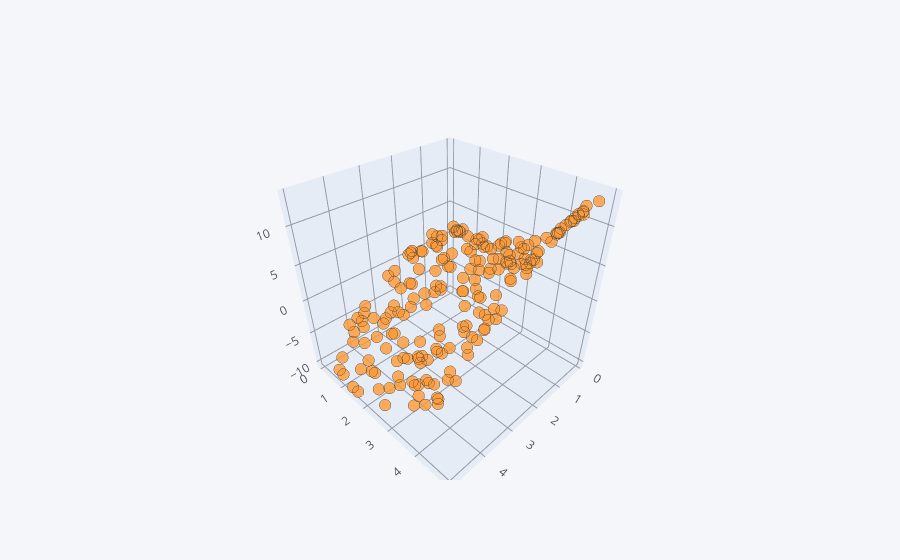

The cell this chart's notebook holds for it:
### Code cell
df = pd.DataFrame({'x1': x1, 'x2': x2, 'y': y, 'text': '', 'categories': ''})
df.iplot(kind='scatter3d', x='x1', y='x2', z='y', text='text', categories='categories', size=4)

### Figure 1 — Plotly figure (JSON) as saved in the notebook; plotly's stock layout.template omitted (floating-point values rounded to 4 significant figures; data arrays with more than 128 entries replaced by an {"elided": "..."} marker saying what was removed)
{"data": [{"marker": {"color": "rgba(255, 153, 51, 1.0)", "line": {"width": 1.3}, "opacity": 0.8, "size": 4, "symbol": "circle"}, "mode": "markers", "name": "", "text": {"elided": "200 str values"}, "textfont": {"color": "#4D5663"}, "type": "scatter3d", "x": {"elided": "200 float values"}, "y": {"elided": "200 float values"}, "z": {"elided": "200 float values"}}], "layout": {"legend": {"bgcolor": "#F5F6F9", "font": {"color": "#4D5663"}}, "paper_bgcolor": "#F5F6F9", "plot_bgcolor": "#F5F6F9", "scene": {"xaxis": {"gridcolor": "#9499A3", "showgrid": true, "tickfont": {"color": "#4D5663"}, "title": {"font": {"color": "#4D5663"}, "text": ""}, "zerolinecolor": "#9499A3"}, "yaxis": {"gridcolor": "#9499A3", "showgrid": true, "tickfont": {"color": "#4D5663"}, "title": {"font": {"color": "#4D5663"}, "text": ""}, "zerolinecolor": "#9499A3"}, "zaxis": {"gridcolor": "#9499A3", "showgrid": true, "tickfont": {"color": "#4D5663"}, "title": {"font": {"color": "#4D5663"}, "text": ""}, "zerolinecolor": "#9499A3"}}, "title": {"font": {"color": "#4D5663"}}}}
